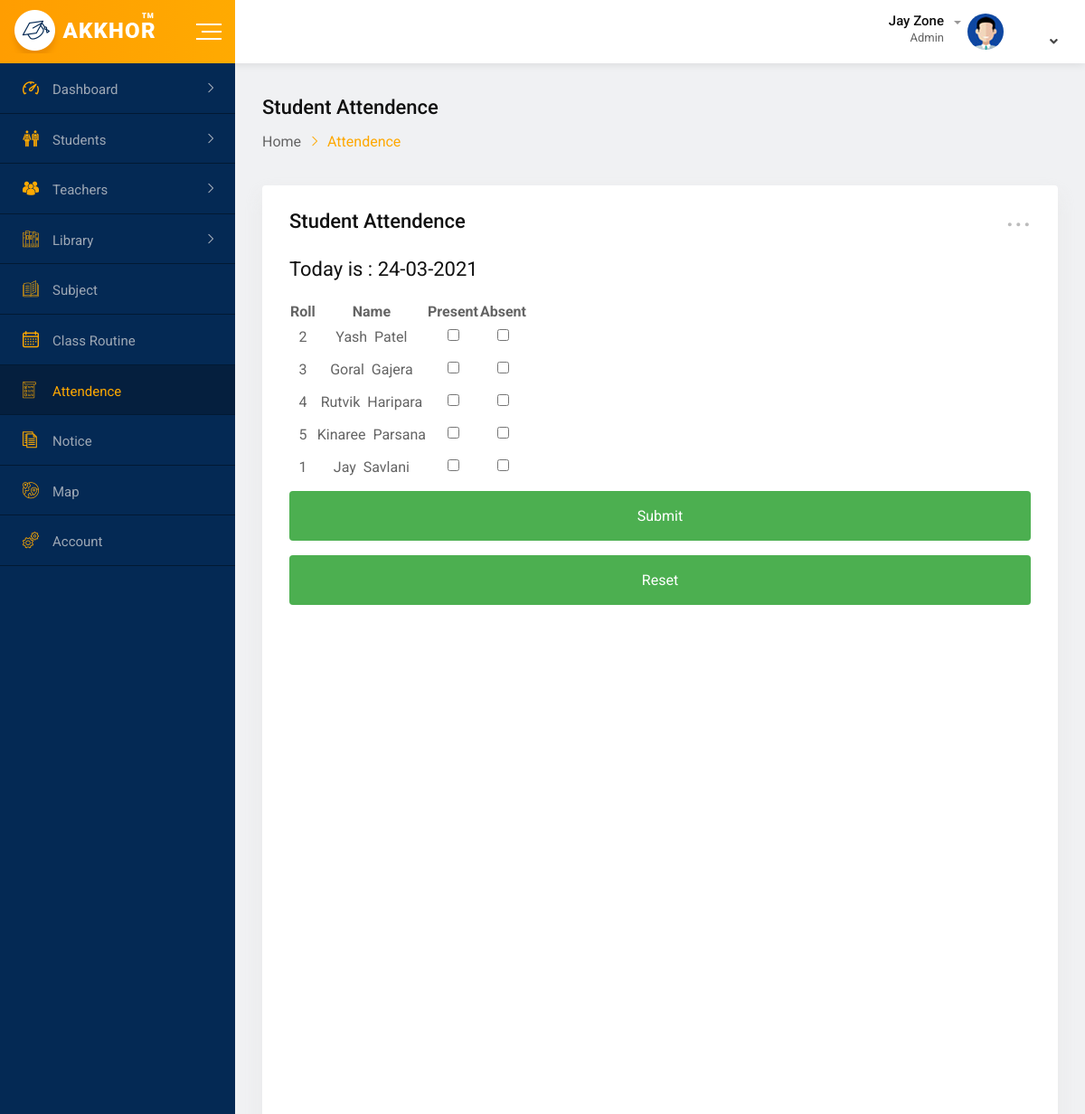
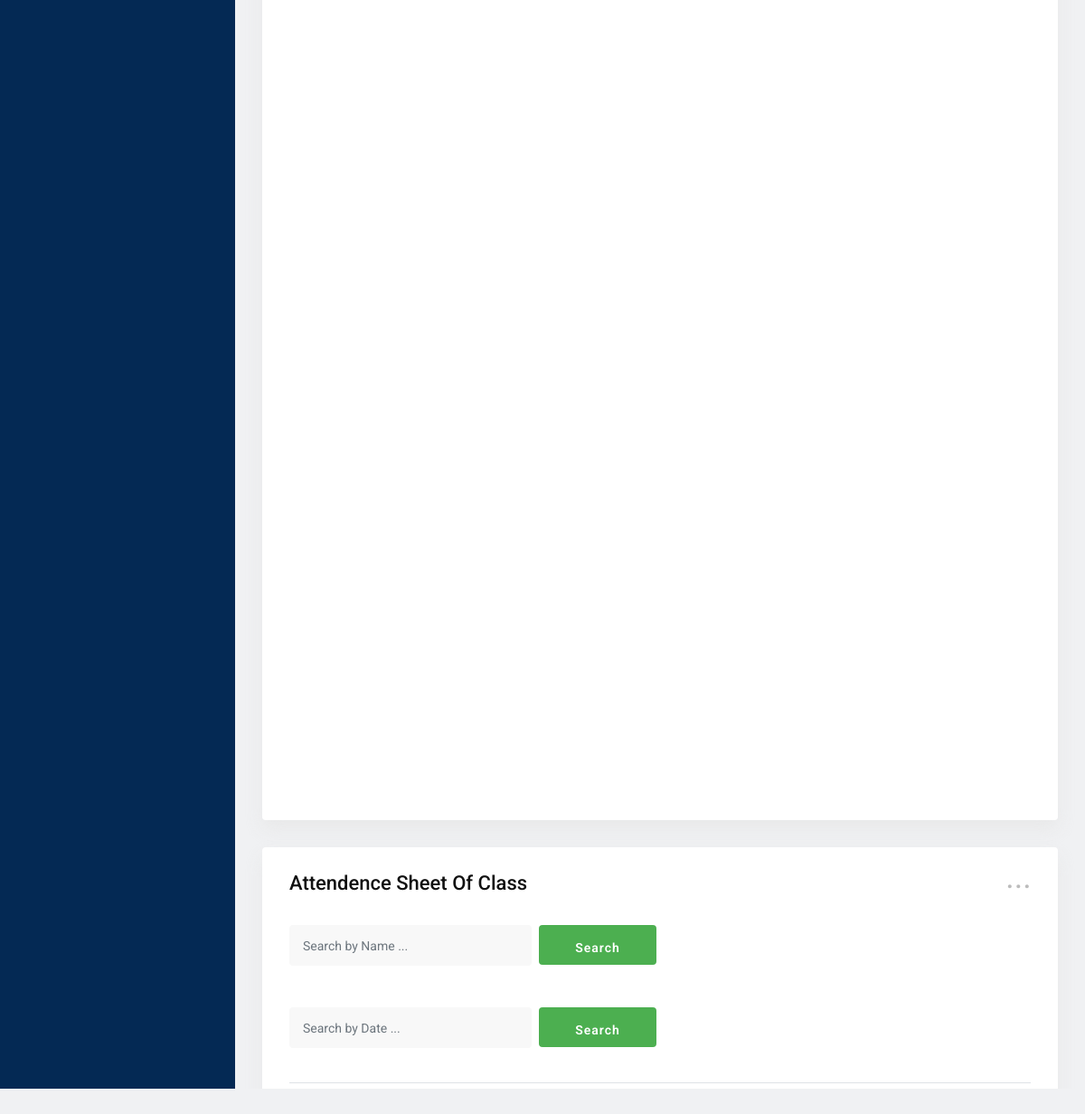
Page /student-attendence.php (signed in) on the committed database (2 pictures, top to bottom).
### tables this page shows
CREATE TABLE `add_account` (
  `fname` varchar(20) NOT NULL,
  `lname` varchar(20) NOT NULL,
  `admin_type` varchar(15) NOT NULL,
  `gender` varchar(10) NOT NULL,
  `bdate` date NOT NULL,
  `religion` varchar(15) NOT NULL,
  `join_date` date NOT NULL,
  `email` varchar(25) NOT NULL,
  `password` varchar(100) NOT NULL,
  `id` int(15) NOT NULL,
  `phone` varchar(15) NOT NULL,
  `address` varchar(100) NOT NULL
);

CREATE TABLE `add_student` (
  `fname` varchar(20) NOT NULL,
  `lname` varchar(20) NOT NULL,
  `gender` varchar(10) NOT NULL,
  `bdate` date NOT NULL,
  `roll` int(10) NOT NULL,
  `b_group` varchar(10) NOT NULL,
  `religion` varchar(10) NOT NULL,
  `email` varchar(50) NOT NULL,
  `class` varchar(25) NOT NULL,
  `a_id` int(10) NOT NULL,
  `phone` varchar(15) NOT NULL,
  `shortbio` varchar(200) NOT NULL,
  `student_photo` longtext NOT NULL
);

### session.php (called while the page is built, shortened)
<?php
   include('connection.php');
   $user_check = $_SESSION['login_user'];
   $ses_sql = mysqli_query($conn,"select email from add_account where email = '$user_check' ");
   $row = mysqli_fetch_array($ses_sql,MYSQLI_ASSOC);
   $login_session = $row['email'];
?>

### student-attendence.php (the view, shortened to what this page needs)
<?php
  $date = date("Y-m-d");
  $ThisDate = date("d-m-Y", strtotime($date));
  include('connection.php');
  $result = mysqli_query($conn,"SELECT `date` FROM `add_attendance` WHERE date = '$ThisDate'");
  $row = mysqli_fetch_array($result);
  $total = $row[0];
    include('session.php');
    $sql1="select id,fname,admin_type from add_account where email='$login_session'";
    $result5=mysqli_query($conn,$sql1);
    $row1=mysqli_fetch_assoc($result5);
?>
<html class="no-js" lang="">
<head>
    <link rel="stylesheet" href="css/normalize.css">
    <link rel="stylesheet" href="css/main.css">
    <link rel="stylesheet" href="css/bootstrap.min.css">
    <link rel="stylesheet" href="css/all.min.css">
    <link rel="stylesheet" href="fonts/flaticon.css">
    <link rel="stylesheet" href="css/animate.min.css">
    <link rel="stylesheet" href="css/select2.min.css">
    <link rel="stylesheet" href="style.css">
</head>
<body>
    <div id="wrapper" class="wrapper bg-ash">
        <div class="navbar navbar-expand-md header-menu-one bg-light">
            <div class="nav-bar-header-one">
                <div class="header-logo">
                    <a href="index.php">
                        <img src="img/logo.png" alt="logo">
                    </a>
                </div>
                  <div class="toggle-button sidebar-toggle">
                    <button type="button" class="item-link">
                        <span class="btn-icon-wrap">
                            <span></span>
                            <span></span>
                            <span></span>
                        </span>
                    </button>
                </div>
            </div>
            <div class="header-main-menu collapse navbar-collapse" id="mobile-navbar">
                <ul class="navbar-nav">
                    <li class="navbar-item header-search-bar">
                        <div class="input-group stylish-input-group">
                        </div>
                    </li>
                </ul>
                <ul class="navbar-nav">
                    <li class="navbar-item dropdown header-admin">
                        <a class="navbar-nav-link dropdown-toggle" href="#" role="button" data-toggle="dropdown"
                            aria-expanded="false">
                            <div class="admin-title">
                                <h5 class="item-title"><?php echo $row1['fname']; ?> Zone</h5>
                                <span><?php echo $row1['admin_type']; ?></span>
                            </div>
                            <div class="admin-img">
                                <img src="img/figure/admin.jpg" alt="Admin">
                            </div>
                        </a>
                    </li>
                </ul>
            </div>
        </div>
        <div class="dashboard-page-one">
           <div class="sidebar-main sidebar-menu-one sidebar-expand-md sidebar-color">
                <div class="sidebar-menu-content">
                    <ul class="nav nav-sidebar-menu sidebar-toggle-view">
                        <li class="nav-item sidebar-nav-item">
                            <a href="#" class="nav-link"><i class="flaticon-dashboard"></i><span>Dashboard</span></a>
                        </li>
                        <li class="nav-item sidebar-nav-item">
                            <a href="#" class="nav-link"><i class="flaticon-classmates"></i><span>Students</span></a>
                        </li>
                        <li class="nav-item sidebar-nav-item">
                            <a href="#" class="nav-link"><i class="flaticon-multiple-users-silhouette"></i><span>Teachers</span></a>
                        </li>
                        <li class="nav-item sidebar-nav-item">
                            <a href="#" class="nav-link"><i class="flaticon-books"></i><span>Library</span></a>
                        </li>
                        <li class="nav-item">
                            <a href="all-subject.php" class="nav-link"><i class="flaticon-open-book"></i><span>Subject</span></a>
                        </li>
                        <li class="nav-item">
                            <a href="class-routine.php" class="nav-link"><i class="flaticon-calendar"></i><span>Class Routine</span></a>
                        </li>
                        <li class="nav-item">
                            <a href="student-attendence.php" class="nav-link menu-active"><i class="flaticon-checklist"></i><span>Attendence</span></a>
                        </li>
                        <li class="nav-item">
                            <a href="notice-board.php" class="nav-link"><i class="flaticon-script"></i><span>Notice</span></a>
                        </li>
                        <li class="nav-item">
                            <a href="map.php" class="nav-link"><i class="flaticon-planet-earth"></i><span>Map</span></a>
                        </li>
                        <li class="nav-item">
                            <a href="account-settings.php" class="nav-link"><i class="flaticon-settings"></i><span>Account</span></a>
                        </li>
                    </ul>
                </div>
            </div>
            <div class="dashboard-content-one">
                <div class="breadcrumbs-area">
                    <h3>Student Attendence</h3>
                    <ul>
                        <li>
                            <a href="index.php">Home</a>
                        </li>
                        <li>Attendence</li>
                    </ul>
                </div>
                <div class="row">
                    <div class="col-12">
                        <div class="card">
                            <div class="card-body">
                                <div class="heading-layout1">
                                    <div class="item-title">
                                        <h3>Student Attendence</h3>
                                    </div>
                                    <div class="dropdown">
                                        <a class="dropdown-toggle" href="#" role="button"
                                        data-toggle="dropdown" aria-expanded="false">...</a>
                                    </div>
                                </div>
                                <?php
                                    if ($total == $ThisDate)
                                    {
                                ?>
                                    <h3>Attendance for Today (<?php echo $ThisDate;  ?>) has been taken.</h3>
                                <?php
                                    }
                                    else
                                    {
                                ?>
                                    <h3>Today is : <?php echo $ThisDate;  ?></h3>
                                <?php
                                    include('connection.php');
                                    $sql="SELECT * FROM `add_student` ";
                                    $record = mysqli_query($conn,$sql);
                                ?>
                                <form action="add_attendance.php" method="post">
                                    <table style="text-align: center;">
                                    <thead>
                                        <tr>
                                            <th>Roll</th>
                                            <th>Name</th>
                                            <th>Present</th>
                                            <th>Absent</th>
                                        </tr>
                                    </thead>
                                    <tbody>
                                    <?php
                                        while($post=mysqli_fetch_assoc($record))
                                    {
                                    ?>
                                    <tr>
                                        <td><?php echo $post['roll']; ?></td>
                                        <td><?php echo $post['fname']; ?> &nbsp;<?php echo $post['lname']; ?></td>
                                        <td><label><input type="checkbox" name="attendance[]" value="Present"></label></td>
                                        <td><label><input type="checkbox" name="attendance[]" value="Absent"></label></td>
                                    </tr>
                                <?php } ?>
                                    </tbody>
                                </table>
                                <input type="submit" name="submit" value="Submit">
                                <input type="reset" value="Reset">
                            </form>
                        <?php } ?>
                            </div>
                        </div>
                    </div>
                    <div class="col-8-xxxl col-12">
                        <div class="card height-auto">
                            <div class="card-body">
                                <div class="heading-layout1">
                                    <div class="item-title">
                                        <h3>Attendence Sheet Of Class</h3>
                                    </div>
                                   <div class="dropdown">
                                        <a class="dropdown-toggle" href="#" role="button"
                                        data-toggle="dropdown" aria-expanded="false">...</a>
                                    </div>
                                </div>
                                <form class="mg-b-20" method="GET">
                                    <div class="row gutters-8">
                                        <div class="col-4-xxxl col-xl-4 col-lg-3 col-12 form-group">
                                            <input type="text" placeholder="Search by Name ..." name="search1" class="form-control">
                                        </div>
                                        <div class="col-1-xxxl col-xl-2 col-lg-3 col-12 form-group">
                                            <input type="submit" value="Search" class="fw-btn-fill btn-gradient-yellow">
                                        </div>
                                    </div>
                                </form>
                                <form class="mg-b-20" method="GET">
                                    <div class="row gutters-8">
                                        <div class="col-4-xxxl col-xl-4 col-lg-3 col-12 form-group">
                                            <input type="text" min="1997-01-01" max="2030-12-31" placeholder="Search by Date ..." name="search2" class="form-control">
                                        </div>
                                        <div class="col-1-xxxl col-xl-2 col-lg-3 col-12 form-group">
                                            <input type="submit" value="Search" class="fw-btn-fill btn-gradient-yellow">
                                        </div>
                                    </div>
                                </form>
                                <div class="table-responsive">
                                    <table class="table display data-table text-nowrap">
                                        <thead>
                                            <tr>
                                                <th></th>
                                                <th>Roll</th>
                                                <th>Name</th>
                                                <th>Date</th>
                                                <th>Present/Absent</th>
                                                <th>Edit</th>
                                                <th>Delete</th>
                                                <th></th>
                                            </tr>
                                        </thead>
                                    </table>
                                </div>
                            </div>
                        </div>
                    </div>
                </div>
                <footer class="footer-wrap-layout1">
                    <h1>A project by the IWT </h1>
                    <h4>JAY SAVLANI</h4>
                    <h4>GORAL GAJERA</h4>
                    <h4>YASH PATEL</h4>
                </footer>
            </div>
        </div>
    </div>
</body>
</html>

### css/main.css (style rules this page uses)
html { color: #222; font-size: 1em; line-height: 1.4; }
audio, canvas, iframe, img, svg, video { vertical-align: middle; }

### student-attendence.php (style rules this page uses)
input[type=text],[type=email],[type=date],[type=file],[type=checkbox], select { width: 100%; padding: 12px 20px; margin: 8px 0; display: inline-block; border: 1px solid #ccc; border-radius: 4px; box-sizing: border-box; }
input[type=submit],[type=reset] { width: 100%; background-color: #4CAF50; color: white; padding: 14px 20px; margin: 8px 0; border: none; border-radius: 4px; cursor: pointer; }

### rows in the picture
add_account: fname "Jay", admin_type "Admin"
add_student: roll "2", fname "Yash", lname "Patel"
add_student: roll "3", fname "Goral", lname "Gajera"
add_student: roll "4", fname "Rutvik", lname "Haripara"
add_student: roll "5", fname "Kinaree", lname "Parsana"
add_student: roll "1", fname "Jay", lname "Savlani"

### other values in the picture
$ThisDate "24-03-2021"
